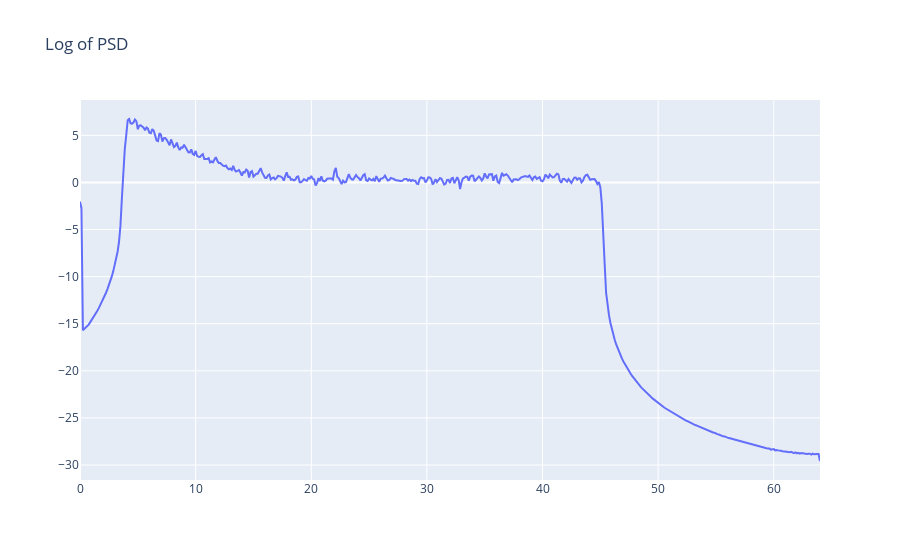

Here is the notebook cell this chart was saved with:
### Markdown cell above
Log of PSD?

### Code cell
single_plot(f, np.log(Pxx), title="Log of PSD")

### Figure 1 — Plotly figure (JSON) as saved in the notebook; plotly's stock layout.template omitted (floating-point values rounded to 4 significant figures; data arrays with more than 128 entries replaced by an {"elided": "..."} marker saying what was removed)
{"data": [{"mode": "lines", "type": "scatter", "x": {"elided": "513 float values"}, "y": {"elided": "513 float values"}}], "layout": {"autosize": true, "title": {"text": "Log of PSD"}, "xaxis": {"autorange": true, "range": [0, 64], "type": "linear"}, "yaxis": {"autorange": true, "range": [-31.59, 8.751], "type": "linear"}}}
